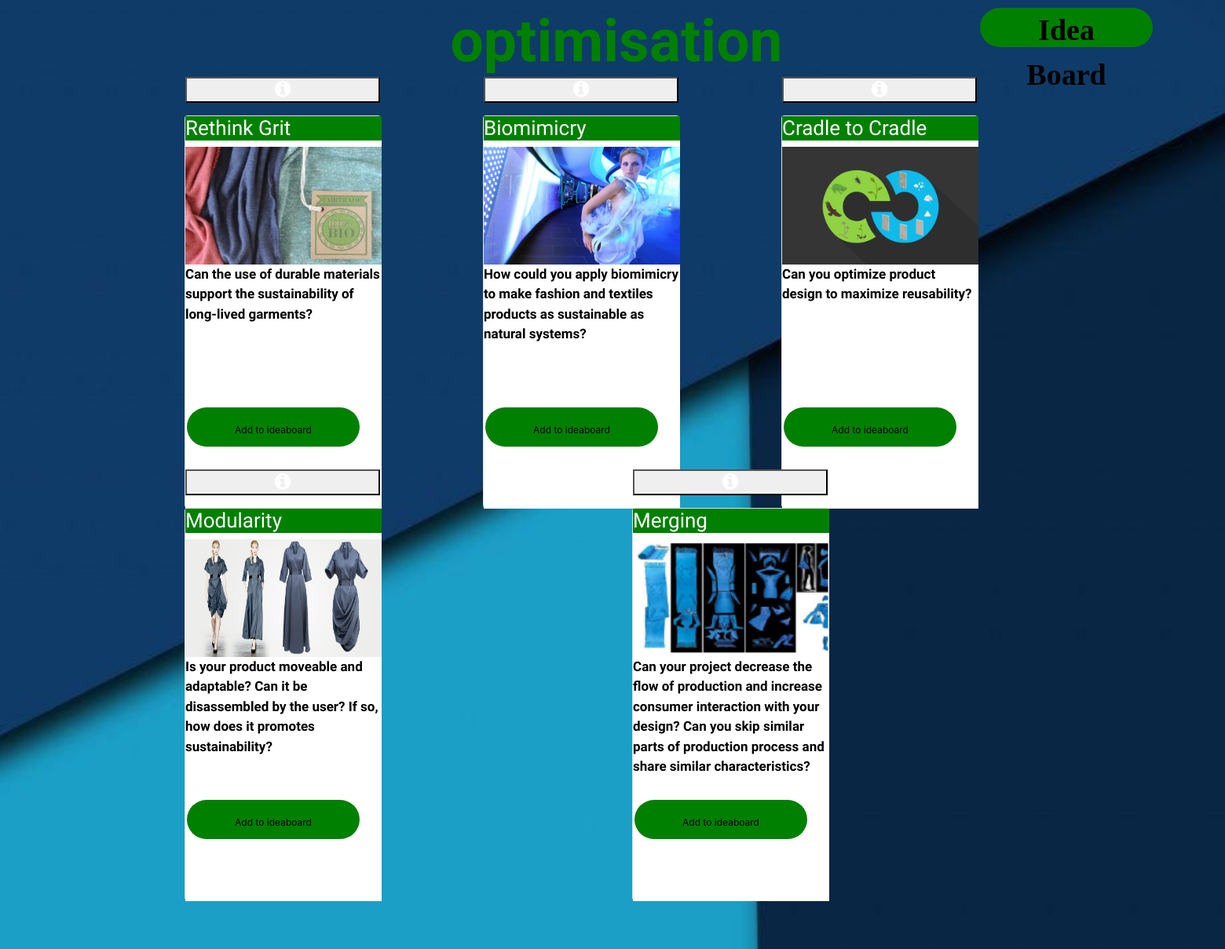
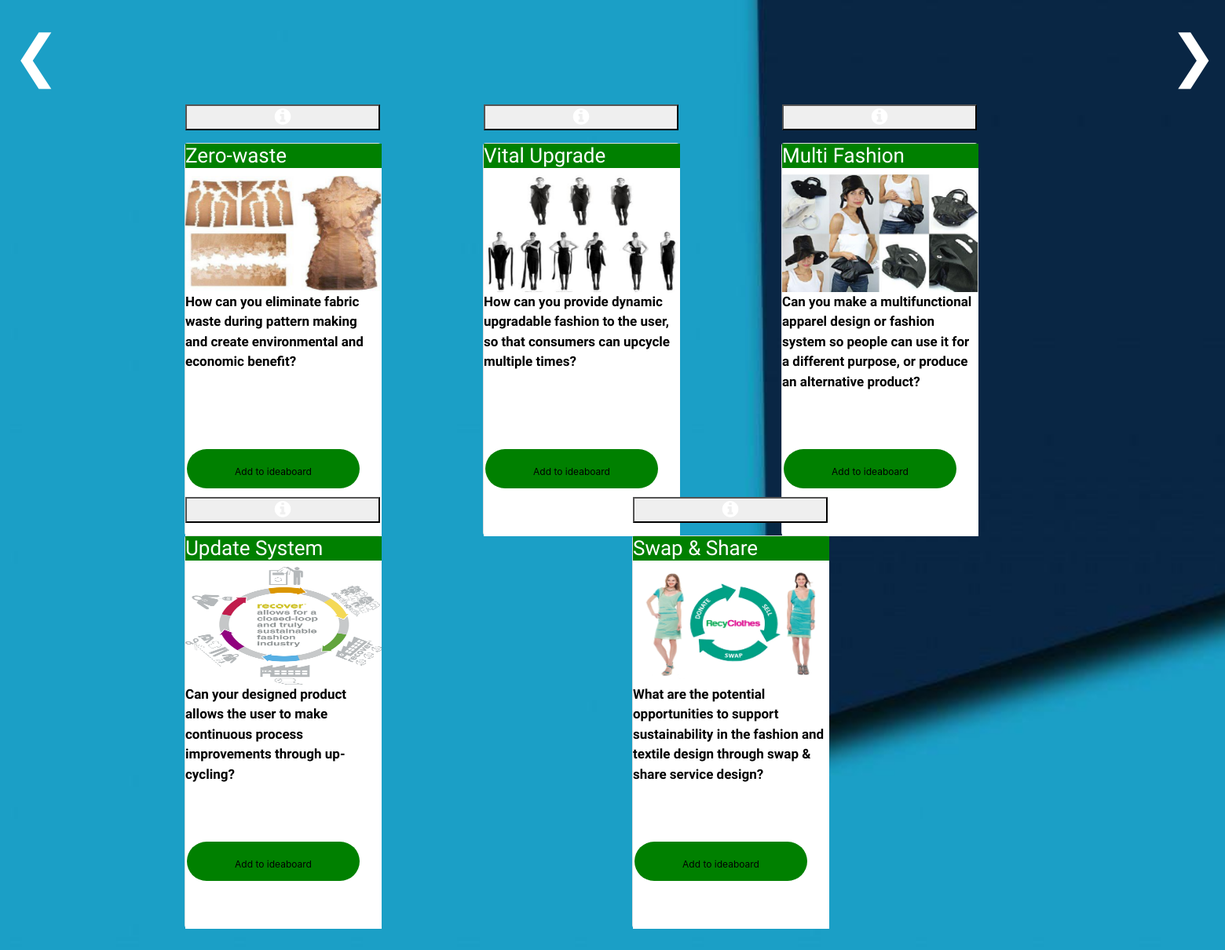
/optimisation/, run on the app's committed database (2 pictures, top to bottom).
### blog/models.py (models this page shows)
class Post(models.Model):
    id = models.IntegerField().primary_key=True
    catalog=models.TextField(null=True)
    catagory = models.CharField(max_length=100)
    image = models.ImageField(null=True)
    question = models.TextField(null=True)
    description = models.TextField(null=True)

### blog/views.py (the view)
# urls.py: path('optimisation/',views.optimisation,name='optimisation'),
def optimisation(request):
    choice = Post.objects.filter(catalog='Optimisation')
    choices = {
        'choice':choice[:5:],
        'choice1':choice[5::],
    }
    print(choice)
    return render(request,'blog/optimization.html',choices)

### blog/templates/blog/optimization.html (shortened to what this page needs)
{% extends "blog/base.html" %}
{% load static%}
    {%block style %}
    <link href="{% static 'test1.css' %}" rel="stylesheet">
{% endblock %}
{% block content %}
    <nav><a href="cart.html">
    <button class="b1" style="vertical-align:middle ;background-color:green;padding-top: 0;padding-bottom: 0;margin-left:80%;margin-top:10px;margin-bottom:3%;font-family: 'Brush Script MT';">
        <span><b>Idea Board</b></span></button>
    </a></nav>
    <h2 class="text-center" style="font-family: 'Metal Mania', cursive; font-size:75px; color:green;margin-left:10px;margin-top:-100px;"><b>optimisation</b></h2>
    <div class="container">
        <div class="row">
            {% for index in choice%}
            <div class="col">
                <section class="flipContainer">
                <div class="card">
                    <button class="js-click" style="margin-top:-50px;"><i class="fa fa-info-circle " style="font-size:24px ;color:white"></i></button>
                    <div class="front">
                            <h3>{{index.catagory}}</h3>
                            <img src="{{index.image.url}}" alt="" width="250" height="150">
                    <div> <p style="color:black;"><b>{{index.question}}</b></p></div><br><br><br><br><br><br><br><br><br><br><br>
                            <centre>
                                <div><button class="b1" style="font-size: 1em;background-color: green;" >Add to ideaboard</button></div>
                            </centre>
                            </div>
                    <div class="back">
                        <header>
                            <h3>Description</h3>
                        </header>
                            <p style="color:black;"class="p1"><b>{{index.description}}</b></p>
                        </div>
                    </div>
                </section>
            </div>
            {%endfor%}
        </div>
    </div>
    <div class="pagination">
        <a href="{% url 'choice' %}"style="margin-top:20px;">❮</a>
        <a class="tab" href="{% url 'empowerment' %}" style="margin-top:20px;">❯</a>
    </div>
    <div class="container">
        <div class="row">
            {% for index in choice1%}
            <div class="col">
                <section class="flipContainer">
                <div class="card">
                    <button class="js-click" style="margin-top:-50px;"><i class="fa fa-info-circle " style="font-size:24px ;color:white"></i></button>
                    <div class="front">
                            <h3>{{index.catagory}}</b></h3>
                            <img src="{{index.image.url}}" alt="" width="250" height="150">
                    <div> <p style="color:black;"><b>{{index.question}}</b></p></div><br><br><br><br><br><br><br><br><br><br><br><br>
                            <centre>
                                <div><button class="b1" style="font-size: 1em;background-color: green;" >Add to ideaboard</button></div>
                            </centre>
                            </div>
                    <div class="back">
                        <header>
                            <h3>Description</h3>
                        </header>
                            <p style="color:black;"class="p1"><b>{{index.description}}</b></p>
                        </div>
                    </div>
                </section>
            </div>
            {%endfor%}
        </div>
    </div>
{% endblock %}

### blog/templates/blog/base.html (shortened to what this page needs)
{% load static %}
<!DOCTYPE html>
<html>
<head>
<link rel="stylesheet" href="bootstrap.min.css" />
<link rel="stylesheet" href="https://maxcdn.bootstrapcdn.com/bootstrap/4.0.0-alpha.6/css/bootstrap.min.css">
<link href="https://stackpath.bootstrapcdn.com/font-awesome/4.7.0/css/font-awesome.min.css" rel="stylesheet">
<link rel="stylesheet" href="//maxcdn.bootstrapcdn.com/font-awesome/4.3.0/css/font-awesome.min.css">
<link rel="stylesheet" href="https://cdnjs.cloudflare.com/ajax/libs/font-awesome/4.7.0/css/font-awesome.min.css">
{% block style %} {% endblock %}
</head>
<body>
    {% block content %} {% endblock %}
</body>
</html>

### blog/static/test1.css (style rules this page uses)
.container { width: 100%; padding: -25px; margin: 50px auto; display: flex; flex-direction: row; justify-content: center; perspective: 1600px; }
.flipContainer { width: 250px; height: 500px; position: relative; margin: 0px 10px 0px; -webkit-perspective: 800px; -moz-perspective: 800px; -o-perspective: 800px; perspective: 1600px; }
.card { width: 250px; height: 500px; position: absolute; -webkit-transition: -webkit-transform 1s; -moz-transition: -moz-transform 1s; -o-transition: -o-transform 1s; transition: transform 1s; -webkit-transform-style: preserve-3d; -moz-transform-style: preserve-3d; -o-transform-style: preserve-3d; transform-style: preserve-3d; -webkit-transform-origin: 50% 50%; }
.card div { display: block; height: 500px; width: 250px; color:black; font-weight: bold; font-size: 12px; position: absolute; -webkit-backface-visibility: hidden; -moz-backface-visibility: hidden; -o-backface-visibility: hidden; backface-visibility: hidden; }
.card .front { background: white; }
.card .back { background: white; -webkit-transform: rotateY( 180deg); -moz-transform: rotateY( 180deg); -o-transform: rotateY( 180deg); transform: rotateY( 180deg); }
h3 { color:white; font-size: 26px; font-family: 'Lemonada', cursive; }
.pagination a { color: white; float: left; margin-top:200%; padding: 8px 16px; font-size:72px; text-decoration: none; transition: background-color .3s; border: 1px #ddd; }
.tab { display:inline-block; margin-left: 1381px; }
.b1 { display: inline-block; border-radius: 35px; background: orange; border: none; color: light-yellow; text-align: center; font-size: 38px; padding: 20px; width: 220px; height:50px; transition: all 0.5s; cursor: pointer; margin: 2px; }
.b1 span { cursor: pointer; display: inline-block; position: relative; transition: 0.5s; }
.b1 span:after { content: '\00bb'; position: absolute; opacity: 0; top: 0; right: -20px; transition: 0.5s; }
p { font-family: 'Courgette', cursive; font-size:17px; }
.p1 { font-family: 'Open Sans', sans-serif; font-size:15px; }

### data on the page
Post: catagory "Rethink Grit", image (picture), question "Can the use of durable materials support the sustainability of long-lived garments?"
Post: catagory "Biomimicry", image (picture), question "How could you apply biomimicry to make fashion and textiles products as sustainable as natural systems?"
Post: catagory "Cradle to Cradle", image (picture), question "Can you optimize product design to maximize reusability?"
Post: catagory "Modularity", image (picture), question "Is your product moveable and adaptable? Can it be disassembled by the user? If so, how does it promotes sustainability?"
Post: catagory "Merging", image (picture), question "Can your project decrease the flow of production and increase consumer interaction with your design? Can you skip similar parts of production process and share similar characteristics?"
Post: catagory "Zero-waste", image (picture), question "How can you eliminate fabric waste during pattern making and create environmental and economic benefit?"
Post: catagory "Vital Upgrade", image (picture), question "How can you provide dynamic upgradable fashion to the user, so that consumers can upcycle multiple times?"
Post: catagory "Multi Fashion", image (picture), question "Can you make a multifunctional apparel design or fashion system so people can use it for a different purpose, or produce an alternative product?"
Post: catagory "Update System", image (picture), question "Can your designed product allows the user to make continuous process improvements through up-cycling?"
Post: catagory "Swap & Share", image (picture), question "What are the potential opportunities to support sustainability in the fashion and textile design through swap & share service design?"
